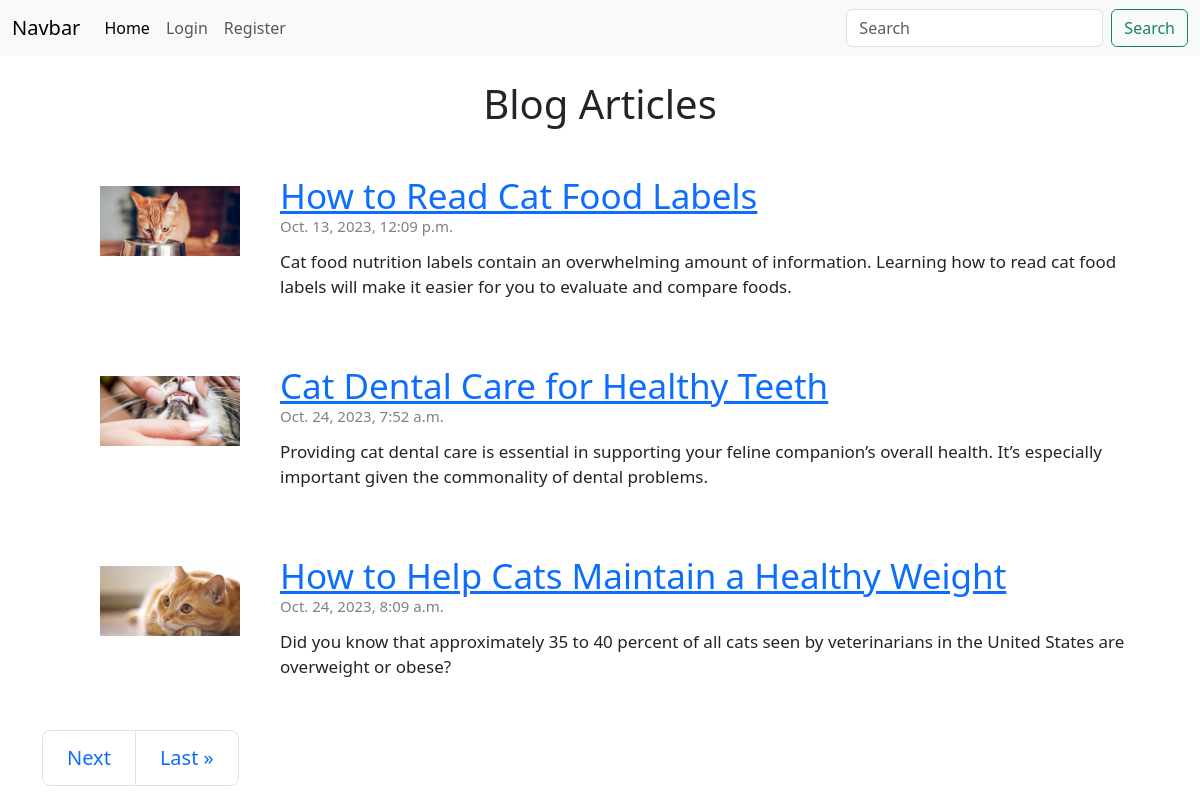
The page / on the database its author committed.
### application/models.py (models this page shows)
class Article(models.Model):
    user = models.ForeignKey(User, on_delete=models.CASCADE, related_name='article', null=True )
    title = models.CharField(max_length=200)
    slug = models.SlugField(max_length=200, unique=True, default='', null=False)
    summary = models.CharField(max_length=200)
    contents = RichTextField(blank=True, null=True)
    blog_picture = models.ImageField(null=True, blank=True, upload_to='images/', default='images/none_picture.jpg')
    created = models.DateTimeField(default=localtime(), blank=True)

### application/views.py (the view)
# urls.py: 2. Add a URL to urlpatterns:  path('', views.home, name='home')
def home(response):
    articles_list = Article.objects.all()
    paginate = Paginator(articles_list, 3)
    page = response.GET.get('page')
    articles = paginate.get_page(page)
    return render(response, 'home.html', {'articles': articles})

### application/templates/home.html (shortened to what this page needs)
{% extends 'base.html' %}
{% block content %}
<h1 class="text-center">Blog Articles</h1>
{% for article in articles %}
<div class="grid">
    <div class="blog-block">
        <div class="picture">
            {% if article.blog_picture %}
            <img class="photo" src="{{article.blog_picture.url}}">
            {% else %}
            <img src="./media/images/none_picture.jpg" class="photo">
            {% endif %}
        </div>
        <div class="info">
            <a href="index/{{article.slug}}" class="title">{{article.title}}</a>
            <p class="date">{{article.created}}</p>
            <p class="summary">{{article.summary}}</p>
        </div>
    </div><br><br>
</div>
{% endfor %}
<br><div class="container">
    <nav aria-label="Page navigation">
        <ul class="pagination pagination-lg">
            {% if articles.has_next %}
                <li class="page-item"><a class="page-link" href="?page={{articles.next_page_number}}">Next</a></li>
                <li class="page-item"><a class="page-link" href="?page={{articles.paginator.num_pages}}">Last &raquo;</a></li>
            {% endif %}
        </ul>
    </nav>
</div>
{% endblock %}

### application/templates/home.html (style rules this page uses)
.blog-block { display: grid; grid-template-columns: 50px 1fr; }
.photo { width:140px; margin-top: 0px; }
.info { margin-left:130px; }
.title { margin-top: 10px; font-size: 35px; line-height: 20px; }
.summary { font-size: 17px; margin-top: -5px; }
.date { color: gray; font-size: 15px; }
.grid { display: grid; grid-template-rows: 30px 30px 30px; row-gap: 20px; padding: 50px 50px 10px 100px; }

### rows shown on the page
Article: blog_picture (picture), title "How to Read Cat Food Labels", created "Oct. 13, 2023, 12:09 p.m.", summary "Cat food nutrition labels contain an overwhelming amount of information. Learning how to read cat food labels will make it easier for you to evaluate and compare foods."
Article: blog_picture (picture), title "Cat Dental Care for Healthy Teeth", created "Oct. 24, 2023, 7:52 a.m.", summary "Providing cat dental care is essential in supporting your feline companion’s overall health. It’s especially important given the commonality of dental problems."
Article: blog_picture (picture), title "How to Help Cats Maintain a Healthy Weight", created "Oct. 24, 2023, 8:09 a.m.", summary "Did you know that approximately 35 to 40 percent of all cats seen by veterinarians in the United States are overweight or obese?"
